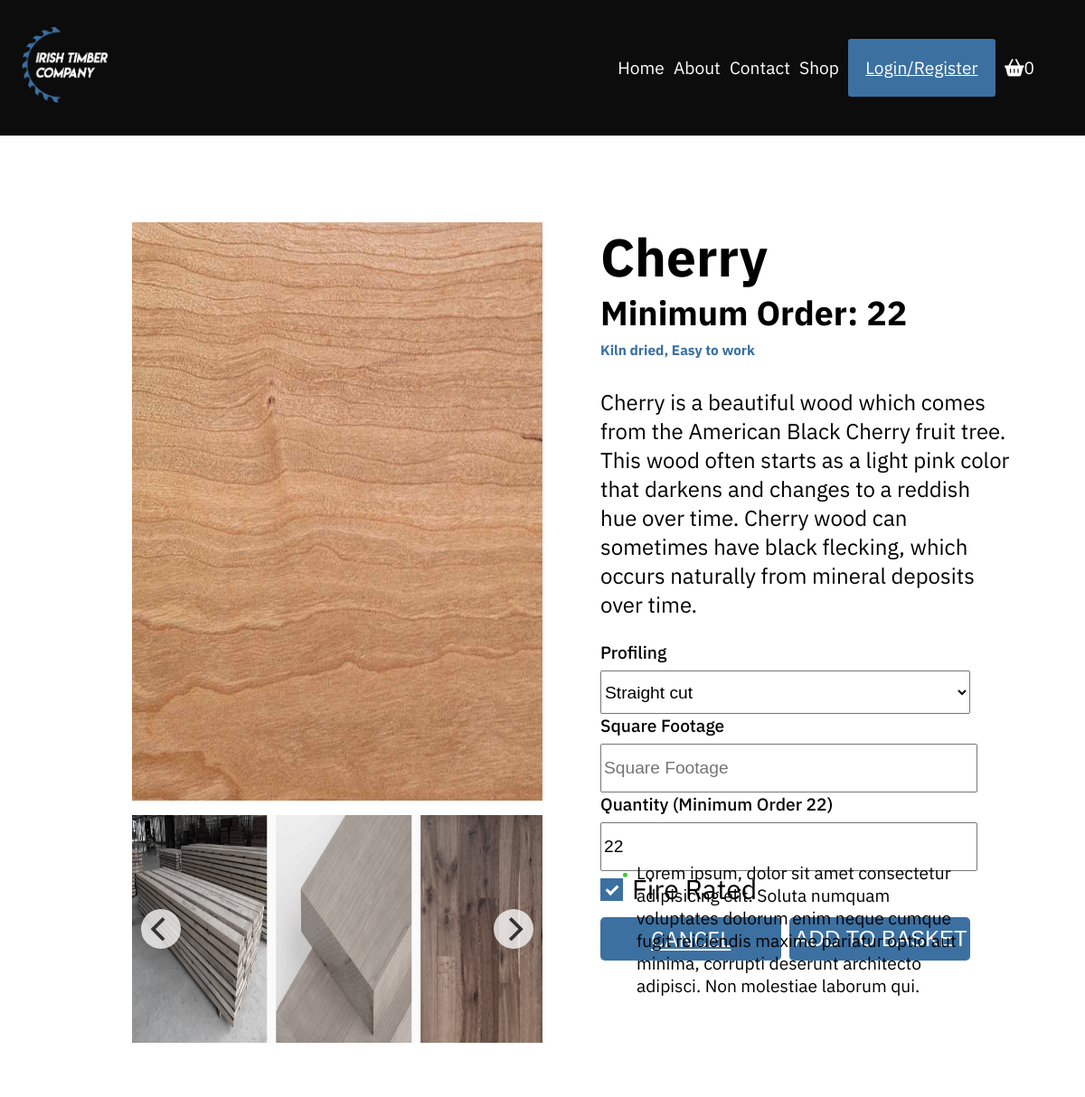
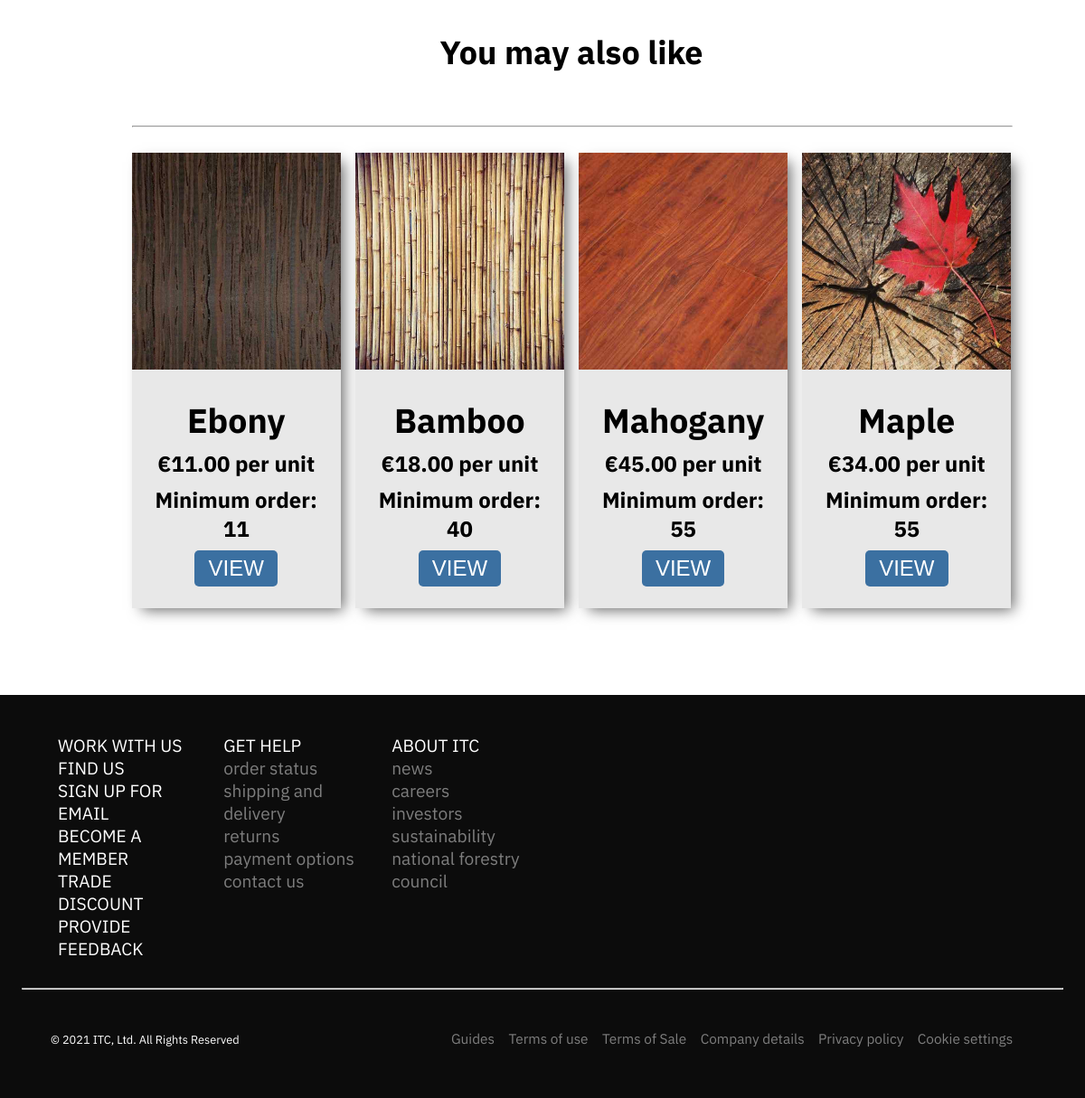
The app's page /views/timber-view.php?id=4 with its own data (2 pictures, top to bottom).
### tables this page shows
CREATE TABLE `images` (
  `id` int(11) NOT NULL,
  `filename` varchar(256) NOT NULL
);

CREATE TABLE `timbers` (
  `id` int(11) NOT NULL,
  `title` varchar(64) NOT NULL,
  `description` text NOT NULL,
  `price` decimal(7,2) NOT NULL,
  `category_id` int(11) NOT NULL,
  `minimum_order` int(11) NOT NULL,
  `image_id` int(11) NOT NULL
);

### views/timber-view.php (the view, shortened to what the rows shown need)
<?php require_once '../config.php'; ?>
<?php
try {
  $timber_id = $_GET['id'];
  $related_products_final = array();
  $timber = Timber::findById($timber_id);
  $timber = Timber::findById($timber_id);
  $related_products = null;
  if (Timber_Attribute::findByTimberId($timber_id, 4) != null) {
    $this_product_attributes = Timber_Attribute::findByTimberId($timber_id);
    foreach($this_product_attributes as $this_product_attribute){
      $related_products = Timber_Attribute::findByAttributeId($this_product_attribute->attribute_id);
    }
    foreach($related_products as $related_product){
      if($related_product->timber_id === $timber_id){
        unset($related_products[$key]);
      }
    }
    if(count($related_products)>4){
      $related_products = array_slice($related_products, 0, 4);
    }
  } else {
    $related_products = Timber::findByCategoryIdExcluding($timber->category_id, $timber_id, 4);
  }
  if ($related_products != null) {
    $related_products = array_unique($related_products, SORT_REGULAR);
    foreach($related_products as $related_product){
      if($related_product instanceof Timber_Attribute){
        $timber_obj = Timber::findById($related_product->timber_id);
        array_push($related_products_final,$timber_obj);
      }
      else if($related_product instanceof Timber){
        $timber_obj = Timber::findById($related_product->id);
        array_push($related_products_final,$timber_obj);
      }
    }
  }
} catch (Exception $ex) {
  $request->session()->set("flash_message", $ex->getMessage());
  $request->session()->set("flash_message_class", "alert-warning");
  $request->redirect("/index.php");
}
?>
<!doctype html>
<html lang="en">
<head>
  <link rel="stylesheet" href="<?= APP_URL ?>/assets/css/style_purged.css">
  <link rel="stylesheet" href="<?= APP_URL ?>/assets/css/flickity.css" media="screen">
  <link rel="stylesheet" href="<?= APP_URL ?>/assets/css/scale.css" media="screen">
</head>
<body class="body">
  <div class="container">
    <div class="container__inner">
      <aside class="img__left">
        <?php
        try {
          $image = Image::findById($timber->image_id);
        } catch (Exception $e) {
        }
        if ($image !== null) {
        ?>
          <img src="<?= APP_URL . "/actions/" . $image->filename ?>" class="" alt="Timber image">
        <?php
        }
        ?>
      </aside>
      <article class="main__body">
        <div class="main__header">
          <h1 class="main__title"><?= $timber->title ?></h1>
          <h2 class="main__subtitle">Minimum Order: <?= $timber->minimum_order ?></h2>
          <h3 class="attribute">
            <?php
            $timber_attributes = Timber_Attribute::findByTimberId($timber->id);
            if ($timber_attributes != null) {
              $attribute = array();
              foreach ($timber_attributes as $timber_attribute) {
                $attribute[] = Attribute::findById($timber_attribute->attribute_id)->name;
              }
              if (count($attribute) > 1) {
                echo implode(", ", $attribute);
              } else {
                echo $attribute[0];
              }
            } else {
              echo "No attributes set";
            }
            ?>
          </h3>
        </div>
        <div class="main__copy">
          <p>
            <?= $timber->description ?>
          </p>
        </div>
        <form action="<?= APP_URL . '/actions/cart-add.php' ?>" class="product__view__form" method="post">
          <div class="main__footage">
            <label class="main__label" for="">Quantity (Minimum Order <?= $timber->minimum_order ?>)
            </label>
            <input placeholder="Quantity" type="number" name="quantity" step="1" class="main__input" id="endDate" value="<?= $timber->minimum_order ?>" />
          </div>
        </form>
      </article>
      <br>
      <h2 class="d-flex justify-content-center related__products__header">You may also like</h2>
      <div class="related__products">
        <div class="related__products__contain">
          <?php
          if ($related_products_final != null) {
            foreach ($related_products_final as $related_product) {
              if ($related_product->id !== $timber_id) {
          ?>
                <div class="container__inner__shop__product container__inner__shop__related__product related__product">
                  <div class="container__inner__shop__link related__container__link">
                    <?php
                    $timber_image = Image::findById($related_product->image_id);
                    if ($timber_image !== null) {
                    ?>
                      <img src="<?= APP_URL . "/actions/" . $timber_image->filename ?>" alt="Timber image">
                    <?php
                    }
                    ?>
                  </div>
                  <div class="container__product__banner related__banner d-flex align-items-center flex-column p-1em">
                    <h3 class="container__inner__shop__product__title"><?= $related_product->title ?></h3>
                    <h3 class="container__inner__shop__product__title step--0">&euro;<?= $related_product->price ?> per unit</h3>
                    <h3 class="container__inner__shop__product__title step--0">Minimum order: <?= $related_product->minimum_order ?></h3>
                    <a class="related__product__view__button w-50" href="timber-view.php?id=<?php echo $related_product->id; ?>" target="_new" class="w-50 mt-05"><button class="btn w-100">VIEW</button></a>
                  </div>
                </div>
          <?php
              }
            }
          }
          ?>
        </div>
      </div>
    </div>
  </div>
</body>
</html>

### records on screen
images: filename (picture)
timbers: title "Cherry", minimum_order "22", description "Cherry is a beautiful wood which comes from the American Black Cherry fruit tree. This wood often starts as a light pink color that darkens and changes to a reddish hue over time. Cherry wood can sometimes have black flecking, which occurs naturally from mineral deposits over time.", quantity "22"
timbers: image.filename (picture), title "Ebony", price "11.00", minimum_order "11"
timbers: image.filename (picture), title "Bamboo", price "18.00", minimum_order "40"
timbers: image.filename (picture), title "Mahogany", price "45.00", minimum_order "55"
timbers: image.filename (picture), title "Maple", price "34.00", minimum_order "55"

### other values on screen
$num_items_in_basket "0"
implode(", ", $attribute) "Kiln dried, Easy to work"
